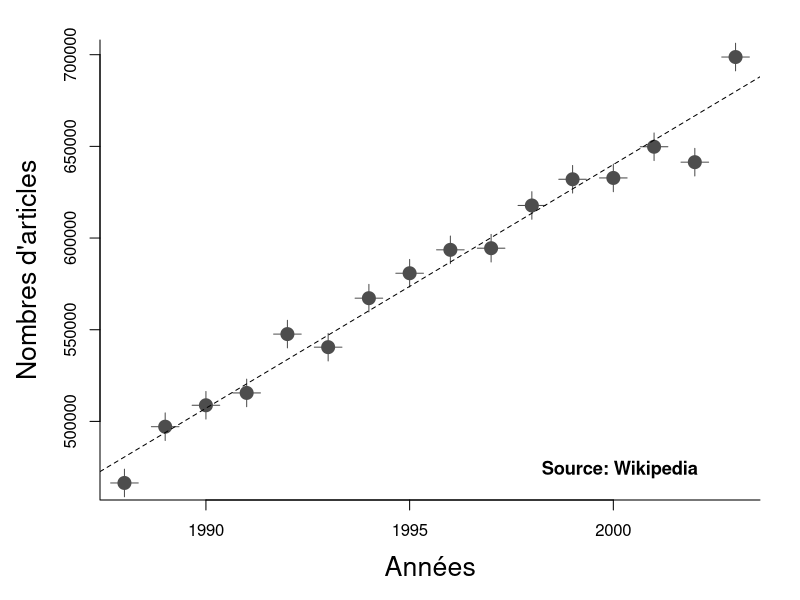

Reproduce this figure in R.
#####
## Script pour les figures de la présentation
## Auteur : Kevin Cazelles
## Date : 10/11/2015
## Version : R version 3.2.2
#####

## Données dans Wikipedia : https://fr.wikipedia.org/wiki/Production_mondiale_d%27articles_scientifiques
prod <- c(466419,497102,508795,515530,547617,540491,567204,580809,593568,594467,617762,632059,632781,649795,641388,698726)
year <- 1988:2003

## Figures
jpeg(filename="~/Github/Talk_bib/images/nbarticles.jpg", unit="cm", width=16, height=14, res=300)
par(font=2, cex.lab=1.6, bty="l", mar=c(5,5,2,2))
plot(year,prod, col="grey30", cex=2.6, pch=20, ylab="Nombres d'articles", xlab="Années")
points(year,prod, col="grey30", cex=2.6, pch=3)
abline(lm(prod~year), lty=2)
text(1998,473402,label="Source: Wikipedia", pos=4, cex=1.1)
dev.off()
